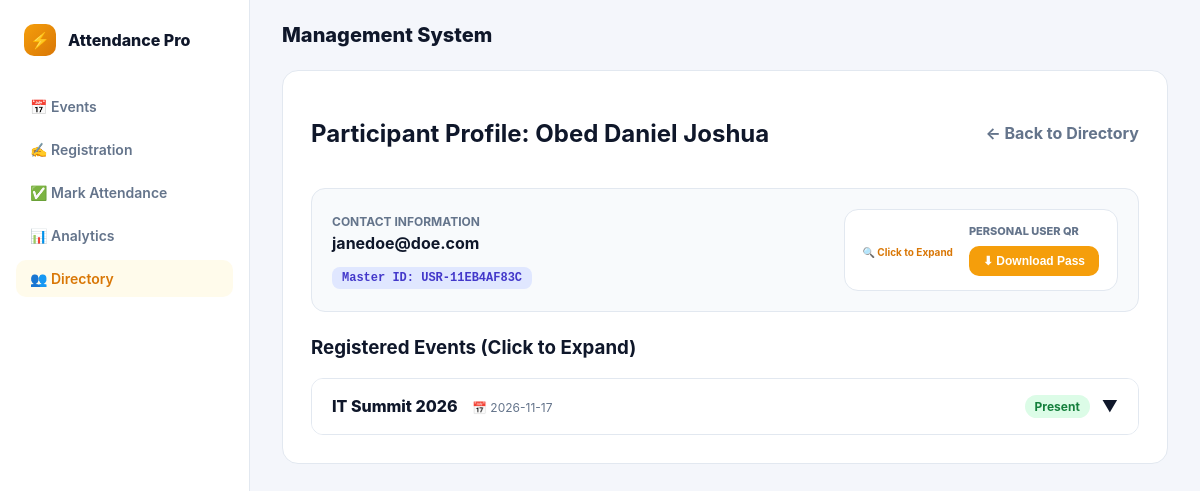
Page /user/1 on the committed database.
### tables this page shows
CREATE TABLE participants (
    participant_id INTEGER PRIMARY KEY AUTOINCREMENT,
    name TEXT NOT NULL,
    contact TEXT NOT NULL UNIQUE,
    user_qr TEXT NOT NULL UNIQUE
);

CREATE TABLE registrations (
    registration_id INTEGER PRIMARY KEY AUTOINCREMENT,
    event_id INTEGER NOT NULL,
    participant_id INTEGER NOT NULL,
    attendance_status TEXT NOT NULL DEFAULT 'Absent' CHECK (attendance_status IN ('Present', 'Absent')),
    qr_code TEXT NOT NULL UNIQUE,
    FOREIGN KEY (event_id) REFERENCES events (event_id) ON DELETE CASCADE,
    FOREIGN KEY (participant_id) REFERENCES participants (participant_id) ON DELETE CASCADE,
    UNIQUE(event_id, participant_id)
);

CREATE TABLE events (
    event_id INTEGER PRIMARY KEY AUTOINCREMENT,
    title TEXT NOT NULL,
    event_date TEXT NOT NULL,
    venue TEXT NOT NULL,
    capacity INTEGER NOT NULL CHECK (capacity > 0),
    host_id INTEGER,
    FOREIGN KEY (host_id) REFERENCES users (user_id) ON DELETE SET NULL
);

### app.py (the view)
@app.route("/user/<int:participant_id>")
def user_detail(participant_id):
    conn = get_db()
    participant = conn.execute("SELECT * FROM participants WHERE participant_id = ?", (participant_id,)).fetchone()
    if not participant:
        conn.close()
        flash("User not found.", "error")
        return redirect(url_for("directory"))
    registered_events = conn.execute("""
        SELECT e.event_id, e.title, e.event_date, e.venue, e.capacity,
               u.username AS host_name, r.attendance_status, r.qr_code, r.registration_id
        FROM registrations r
        JOIN events e ON r.event_id = e.event_id
        LEFT JOIN users u ON e.host_id = u.user_id
        WHERE r.participant_id = ?
        ORDER BY e.event_date ASC
    """, (participant_id,)).fetchall()
    conn.close()
    return render_template("user_detail.html", participant=participant, events=registered_events, active_page="directory")

### app.py (called while the page is built, shortened)
def get_db():
    db_exists = os.path.exists(DB_PATH)
    conn = sqlite3.connect(DB_PATH)
    conn.row_factory = sqlite3.Row
    conn.execute("PRAGMA foreign_keys = ON;")
    return conn

### templates/user_detail.html (shortened to what this page needs)
{% extends "base.html" %}
{% block content %}
<div style="display: flex; justify-content: space-between; align-items: center; margin-bottom: 20px;">
    <h2>Participant Profile: {{ participant.name }}</h2>
    <a href="{{ url_for('directory') }}" style="color: var(--text-secondary); text-decoration: none; font-weight: 700;">← Back to Directory</a>
</div>
<div style="display: flex; justify-content: space-between; align-items: center; flex-wrap: wrap; gap: 20px; background: #f8fafc; padding: 20px; border-radius: 14px; margin-bottom: 24px; border: 1px solid var(--border-color);">
    <div>
        <p style="margin: 0 0 4px 0; font-size: 12px; font-weight: 700; color: var(--text-secondary);">CONTACT INFORMATION</p>
        <p style="margin: 0 0 12px 0; font-size: 16px; font-weight: 700;">{{ participant.contact }}</p>
        <span style="background: #e0e7ff; color: #4338ca; padding: 4px 10px; border-radius: 8px; font-size: 12px; font-weight: 700; font-family: monospace;">
            Master ID: {{ participant.user_qr }}
        </span>
    </div>
    <div style="display: flex; align-items: center; gap: 16px; background: #ffffff; padding: 14px 18px; border-radius: 14px; border: 1px solid var(--border-color);">
        <div class="qr-click-box" onclick="openQrModal('{{ participant.user_qr }}', 'Personal Master Pass', '{{ participant.name }}', 'All Registered Events')" title="Click to enlarge QR">
            <span class="zoom-hint">🔍 Click to Expand</span>
        </div>
        <div style="display: flex; flex-direction: column; gap: 8px;">
            <span style="font-size: 11px; font-weight: 800; color: var(--text-secondary);">PERSONAL USER QR</span>
            <button type="button" style="padding: 8px 14px; font-size: 12px;"
                onclick="downloadQrTemplate('{{ participant.user_qr }}', 'MASTER ACCESS PASS', '{{ participant.name }}', '{{ participant.contact }}', 'Valid across all registered events')">
                ⬇ Download Pass
            </button>
        </div>
    </div>
</div>
<h3>Registered Events (Click to Expand)</h3>
<div style="display: flex; flex-direction: column; gap: 14px;">
    {% for evt in events %}
    <div class="expandable-event-card">
        <div class="event-card-header" onclick="toggleCard('evt-{{ evt.event_id }}')">
            <div>
                <span style="font-weight: 800; font-size: 16px;">{{ evt.title }}</span>
                <span style="font-size: 12px; color: var(--text-secondary); margin-left: 10px;">📅 {{ evt.event_date }}</span>
            </div>
            <div style="display: flex; align-items: center; gap: 12px;">
                <span style="padding: 4px 10px; border-radius: 12px; font-weight: 700; font-size: 12px; {% if evt.attendance_status == 'Present' %}background: #dcfce7; color: #15803d;{% else %}background: #fee2e2; color: #b91c1c;{% endif %}">
                    {{ evt.attendance_status }}
                </span>
                <span>▼</span>
            </div>
        </div>
    </div>
    {% else %}
    <p style="color: var(--text-secondary);">This participant has not registered for any events yet.</p>
    {% endfor %}
</div>
{% endblock %}

### templates/base.html (style rules this page uses)
:root { font-family: -apple-system, BlinkMacSystemFont, "Segoe UI", Roboto, sans-serif; --bg-main: #f4f6fb; --panel-bg: #ffffff; --sidebar-bg: #ffffff; --border-color: #e2e8f0; --text-primary: #0f172a; --text-secondary: #64748b; --accent-primary: #f59e0b; --accent-hover: #d97706; --accent-soft: #fffbeb; --indigo-primary: #4f46e5; --danger-color: #ef4444; --radius-lg: 16px; --radius-md: 10px; }
*, *::before, *::after { box-sizing: border-box; }
body { margin: 0; padding: 0; background-color: var(--bg-main); color: var(--text-primary); display: flex; min-height: 100vh; }
button, .btn { display: inline-flex; align-items: center; justify-content: center; padding: 11px 20px; font-size: 14px; font-weight: 700; color: #ffffff; background: var(--accent-primary); border: none; border-radius: var(--radius-md); cursor: pointer; }

### templates/user_detail.html (style rules this page uses)
.expandable-event-card { background: #ffffff; border: 1px solid var(--border-color); border-radius: 12px; overflow: hidden; }
.event-card-header { padding: 16px 20px; background: #ffffff; cursor: pointer; display: flex; justify-content: space-between; align-items: center; user-select: none; }
.qr-click-box { cursor: pointer; display: inline-flex; flex-direction: column; align-items: center; transition: transform 150ms ease; }
.zoom-hint { font-size: 10px; font-weight: 700; color: var(--accent-hover); margin-top: 4px; }

### rows in the picture
participants: name "Obed Daniel Joshua", contact "janedoe@doe.com", user_qr "USR-11EB4AF83C"
registrations: title "IT Summit 2026", event_date "2026-11-17", attendance_status "Present"
